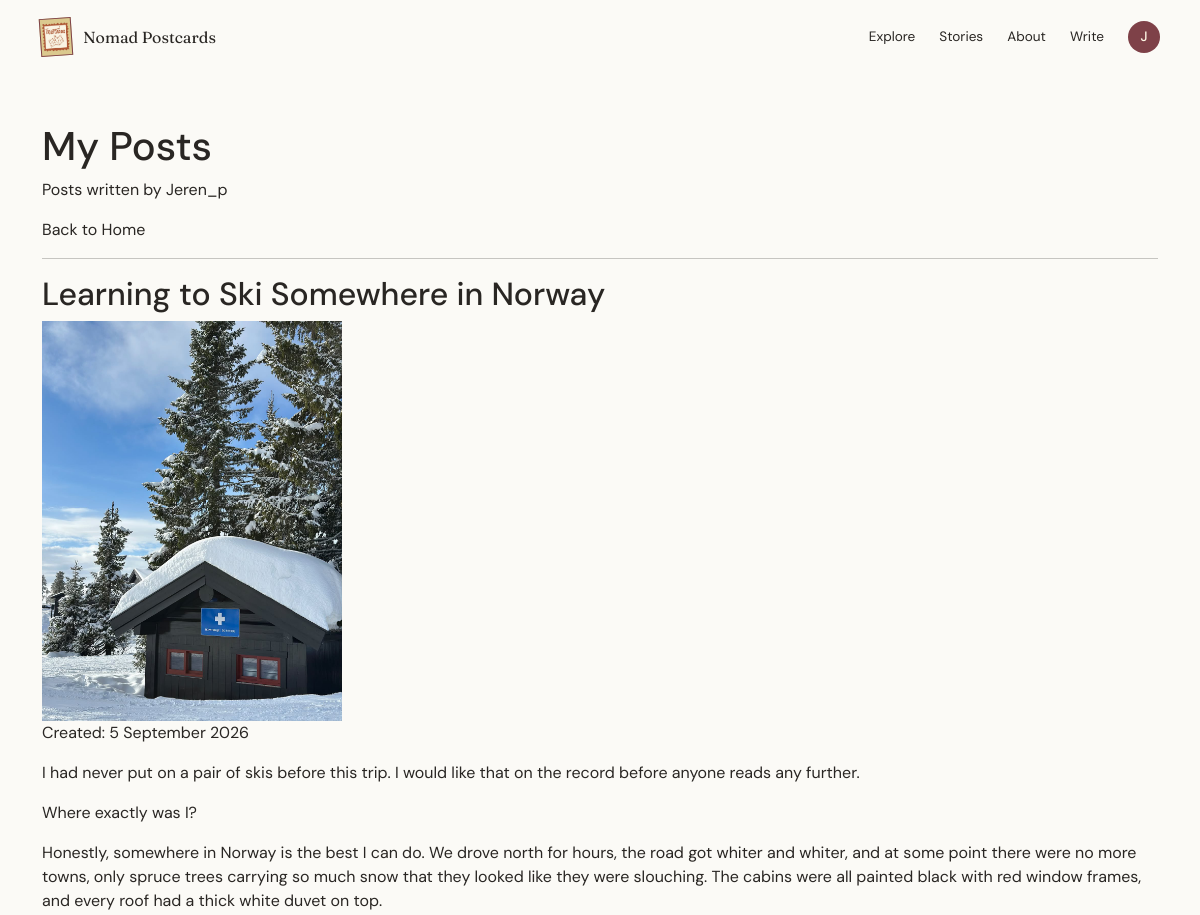
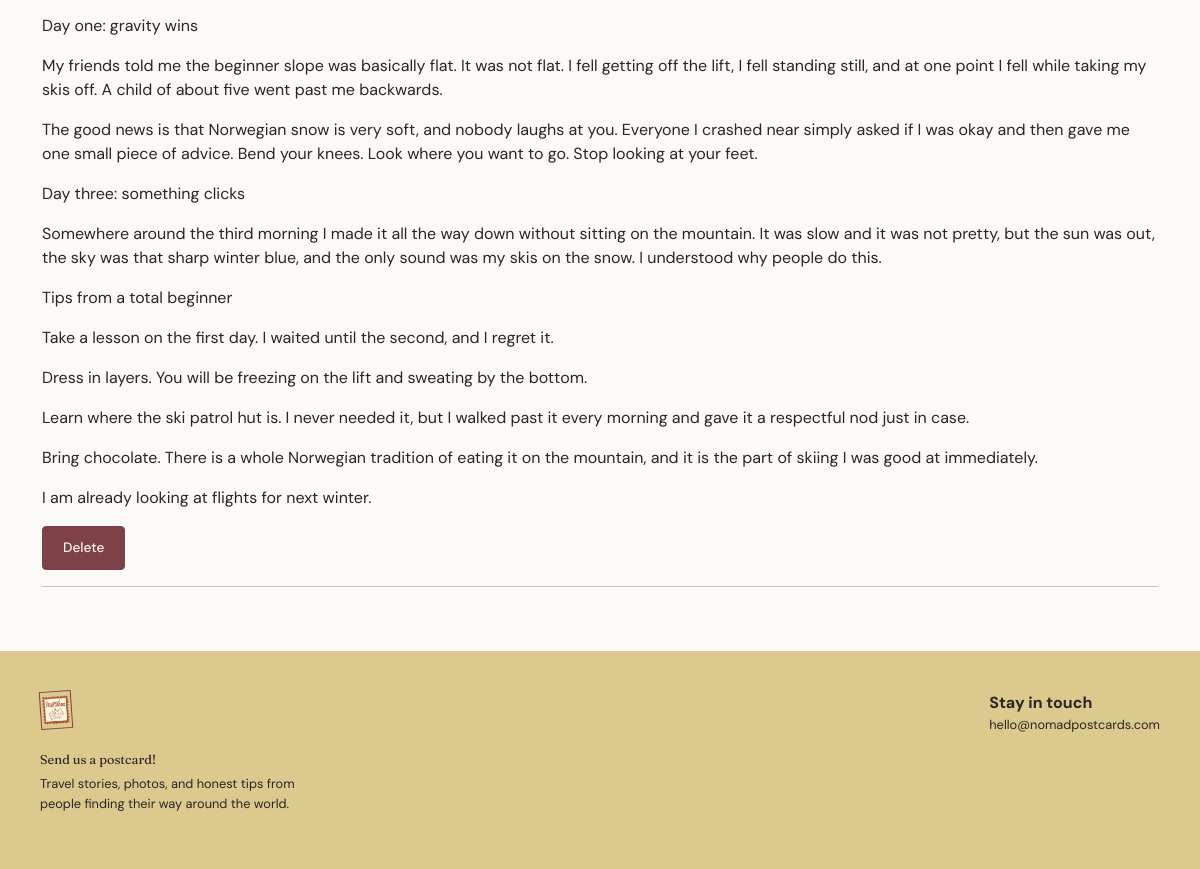
The app's page /posts/mine/ (signed in) with its own data (2 pictures, top to bottom).
### core/models.py (models this page shows, shortened)
class Post(models.Model):
    class Section(models.TextChoices):
        FOLLOWING = "following", "Following"
        TRENDING = "trending", "Trending"
        NEWBIES = "newbies", "Newbies"
    title = models.CharField(max_length=200)
    slug = models.SlugField(max_length=220, unique=True, blank=True)
    content = models.TextField()
    image = models.ImageField(upload_to="post_images/", blank=True, null=True)
    second_image = models.ImageField(upload_to="post_images/", blank=True, null=True)
    section = models.CharField(max_length=20, choices=Section.choices, default=Section.FOLLOWING)
    author = models.ForeignKey(
        settings.AUTH_USER_MODEL,
        on_delete=models.CASCADE
    )
    created_at = models.DateTimeField(default=timezone.now)
    is_hidden = models.BooleanField(default=False)
    has_explicit_langauge = models.BooleanField(default=False)
    is_long_read = models.BooleanField(default=False)
    has_external_links = models.BooleanField(default=False)

### core/views.py (the view)
# urls.py: path("posts/mine/", views.my_posts, name="my_posts"),
@login_required
def my_posts(request):
	posts = Post.objects.filter(
		author = request.user
	).order_by("-created_at")
	return render(
		request,
		"core/my_posts.html",
		{"posts": posts}
	)

### core/templates/core/my_posts.html (shortened to what this page needs)
{% extends "core/base.html" %}
{% block content %}
<section class="container py-5">
    <h1>My Posts</h1>
    <p>Posts written by {{ request.user.username }}</p>
    <a href="{% url 'core:home' %}">Back to Home</a>
    <hr>
    {% for post in posts %}
        <article>
            <h2>{{ post.title }}</h2>
            {% if post.image %}
                <img src="{{ post.image.url }}" alt="Cover photo for {{ post.title }}" width="300">
            {% else %}
                <p>No cover photo uploaded</p>
            {% endif %}
            <p>Created: {{ post.created_at|date:"j F Y" }}</p>
            <p>{{ post.content|linebreaks }}</p>
            <form method="post" action="{% url 'core:delete_post' post.id %}">
                <button type="submit" class="delete-button" onclick="return confirm('Are you sure you want to delete this post? This cannot be undone.');">Delete
                </button>
            </form>
            <hr>
        </article>
    {% empty %}
        <p>You haven't written any posts yet.</p>
        <a href="{% url 'core:create_post' %}">
            Write Your First Post
        </a>
    {% endfor %}
</section>
{% endblock %}

### core/templates/core/base.html (shortened to what this page needs)
{% load static %}
<!DOCTYPE html>
<html lang="en">
<head>
    <link href="https://cdn.jsdelivr.net/npm/bootstrap@5.3.3/dist/css/bootstrap.min.css" rel="stylesheet">
    <link rel="stylesheet" href="{% static 'core/css/style.css' %}">
</head>
<body>
    <header class="site-header">
        <a class="brand" href="{% url 'core:home' %}">
            <span class="brand-mark"><img src="{% static 'core/images/nomadLogo.png' %}" alt="Nomad Postcards"></span>
            <span>Nomad Postcards</span>
        </a>
        <nav class="site-nav" aria-label="Main navigation">
            <a href="{% url 'core:home' %}">Explore</a>
            <a href="{% url 'core:post_list' %}">Stories</a>
            <a href="#contact">About</a>
            {% if user.is_authenticated %}
                <a href="{% url 'core:create_post' %}">Write</a>
                <details class="account-menu">
                    <summary class="avatar" aria-label="Account menu for {{ user.username }}">{{ user.username|slice:":1"|upper }}</summary>
                </details>
            {% else %}
                <a href="{% url 'login' %}">Account</a>
            {% endif %}
        </nav>
    </header>
    <main>
        {% block content %}{% endblock %}
    </main>
    <footer id="contact" class="site-footer">
        <div>
            <span class="footer-stamp"><img src="{% static 'core/images/nomadLogo.png' %}" alt="Nomad Postcards"></span>
            <p class="footer-label">Send us a postcard!</p>
            <p>Travel stories, photos, and honest tips from people finding their way around the world.</p>
        </div>
        <div class="footer-contact">
            <strong>Stay in touch</strong>
            <p>hello@nomadpostcards.com</p>
        </div>
    </footer>
</body>
</html>

### static/core/css/style.css (style rules this page uses)
:root { --ink: #292623; --paper: #fbfaf6; --green: #60766b; --burgundy: #7e4148; --gold: #dbc98e; --line: #d9d5ca; }
* { box-sizing: border-box; }
body { margin: 0; color: var(--ink); background: var(--paper); font-family: "DM Sans", sans-serif; }
a { color: inherit; text-decoration: none; }
.site-header { align-items: center; display: flex; justify-content: space-between; padding: 1.1rem 2.5rem; }
.brand { align-items: center; display: flex; font-family: Fraunces, serif; gap: .7rem; }
.brand-mark, .footer-stamp { align-items: center; background: var(--gold); border: 1px solid var(--burgundy); color: var(--burgundy); display: inline-flex; font-family: Fraunces, serif; height: 2.4rem; justify-content: center; transform: rotate(-4deg); width: 2rem; }
.brand-mark img, .footer-stamp img { height: 40px; object-fit: contain; width: 40px; }
.site-nav { align-items: center; display: flex; gap: 1.5rem; font-size: .85rem; }
.account-menu { position: relative; }
.avatar { align-items: center; background: var(--burgundy); border-radius: 50%; color: #fff8e5; cursor: pointer; display: flex; font-weight: 500; height: 2rem; justify-content: center; list-style: none; width: 2rem; }
.site-footer { background: var(--gold); display: flex; gap: 4rem; justify-content: space-between; padding: 2.5rem; }
.footer-label { font-family: Fraunces, serif; font-size: 1.1rem; margin: .8rem 0 .3rem; }
.site-footer p { font-size: .8rem; max-width: 280px; }
.delete-button { background-color: var(--burgundy); color: #fff8e5; border: 1px solid var(--burgundy); border-radius: 0.25rem; padding: 0.7rem 1.25rem; font-family: "DM Sans", sans-serif; font-size: 0.85rem; font-weight: 500; cursor: pointer; transition: background-color 0.2s ease, color 0.2s ease; }

### records on screen
Post: title "Learning to Ski Somewhere in Norway", image (picture), created_at "5 September 2026", content "I had never put on a pair of skis before this trip. I would like that on the record before anyone reads any further. Where exactly was I? Honestly, somewhere in Norway is the best I can do. We drove north for hours, the road got whiter and whiter, and at some point there were no more towns, only spruce trees carrying so much snow that they looked like they were slouching. The cabins were all painted black with red window frames, and every roof had a thick white duvet on top. Day one: gravity wins My friends told me the beginner slope was basically flat. It was not flat. I fell getting off the lift, I fell standing still, and at one point I fell while taking my skis off. A child of about…"

### other values on screen
{{ user.username|slice:":1"|upper }} "J"
{{ request.user.username }} "Jeren_p"
